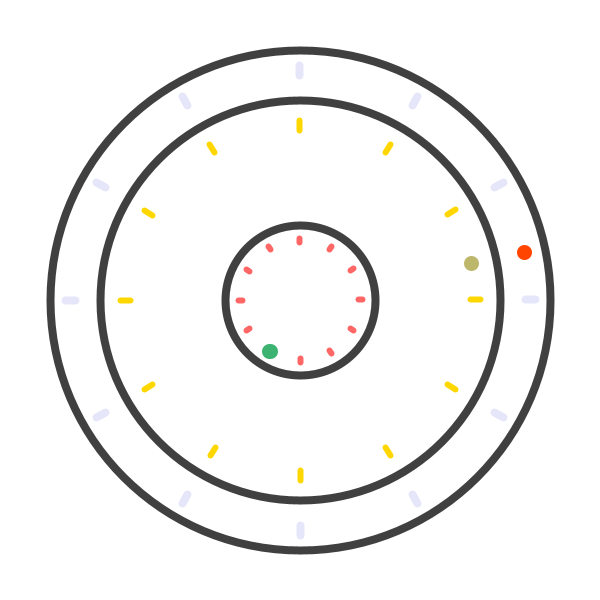
Frame 1 (no input)
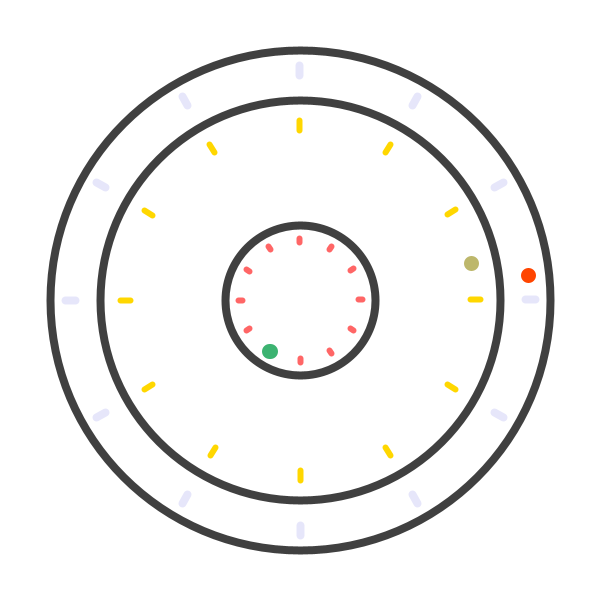
Frame 60 (the mouse pressed at the canvas centre just before this capture)
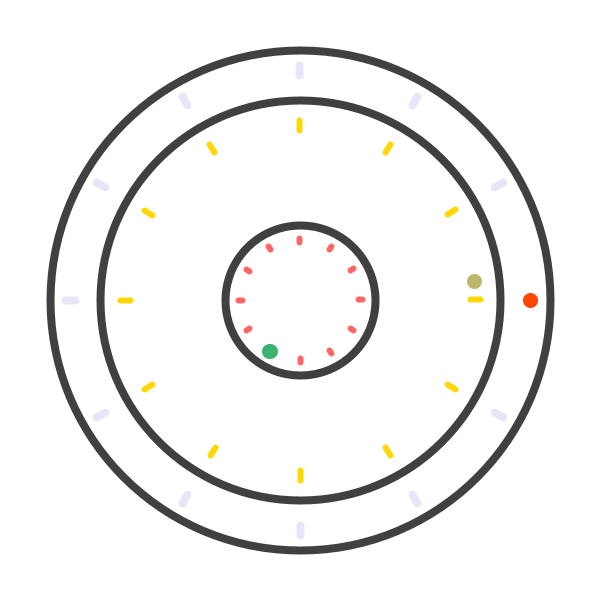
Frame 120 (the mouse held since frame 60 and released just before this capture)

The Processing sketch that drew these frames (run headless with seeded random() and noise(); from frame 60 on, the mouse is pressed at the canvas centre):

// Processing sketch: homework_assignment_5
// ── homework_assignment_5.pde
void setup(){
 size(600, 600);
 background(255);  
 smooth();
 frameRate(60);
}


void draw(){
 float x1,y1,x2,y2,x3,y3,angleSecond, angleMinute, angleHour;
 background(255);
 translate(300, 300);
 stroke(64, 64, 64);
 strokeWeight(8);
//draw the three circles
 ellipse(0, 0, 500, 500);
 ellipse(0, 0, 400, 400);
 ellipse(0, 0, 150, 150);
 
 //timescale for second
 for(int i=0; i<12; i++){
  stroke(230, 230, 250);
  strokeWeight(8);
  line(225*sin(TWO_PI/12*i), 225*cos(TWO_PI/12*i), 235*sin(TWO_PI/12*i), 235*cos(TWO_PI/12*i));
 }
 //timescale for minute
 for(int j=0; j<12; j++){
   stroke(255, 215, 0);
   strokeWeight(6);
   line(180*sin(TWO_PI/12*j), 180*cos(TWO_PI/12*j), 170*sin(TWO_PI/12*j), 170*cos(TWO_PI/12*j));
 }
 //timescale for hour
 for(int h=0; h<12; h++){
   stroke(255, 102, 102);
   strokeWeight(6);
   line(58*sin(TWO_PI/12*h), 58*cos(TWO_PI/12*h), 62*sin(TWO_PI/12*h), 62*cos(TWO_PI/12*h));
 }
 
 //read hour
  angleHour=hour()/12.0*TWO_PI;
  x1 = cos(angleHour)*60;
  y1 = sin(angleHour)*60;
 strokeWeight(15);
 stroke(60, 179, 113);
 point(x1, y1);
 
 //read minute
  angleMinute = minute()/60.0*TWO_PI;
  x2 = cos(angleMinute)*175;
  y2 = sin(angleMinute)*175;
 strokeWeight(15);
 stroke(189, 183, 107);
 point(x2, y2);
 
 //read second
  angleSecond = second()/60.0*TWO_PI;
  x3 = cos(angleSecond)*230;
  y3 = sin(angleSecond)*230;
 strokeWeight(15);
 stroke(255, 69, 0);
 point(x3, y3);
}
